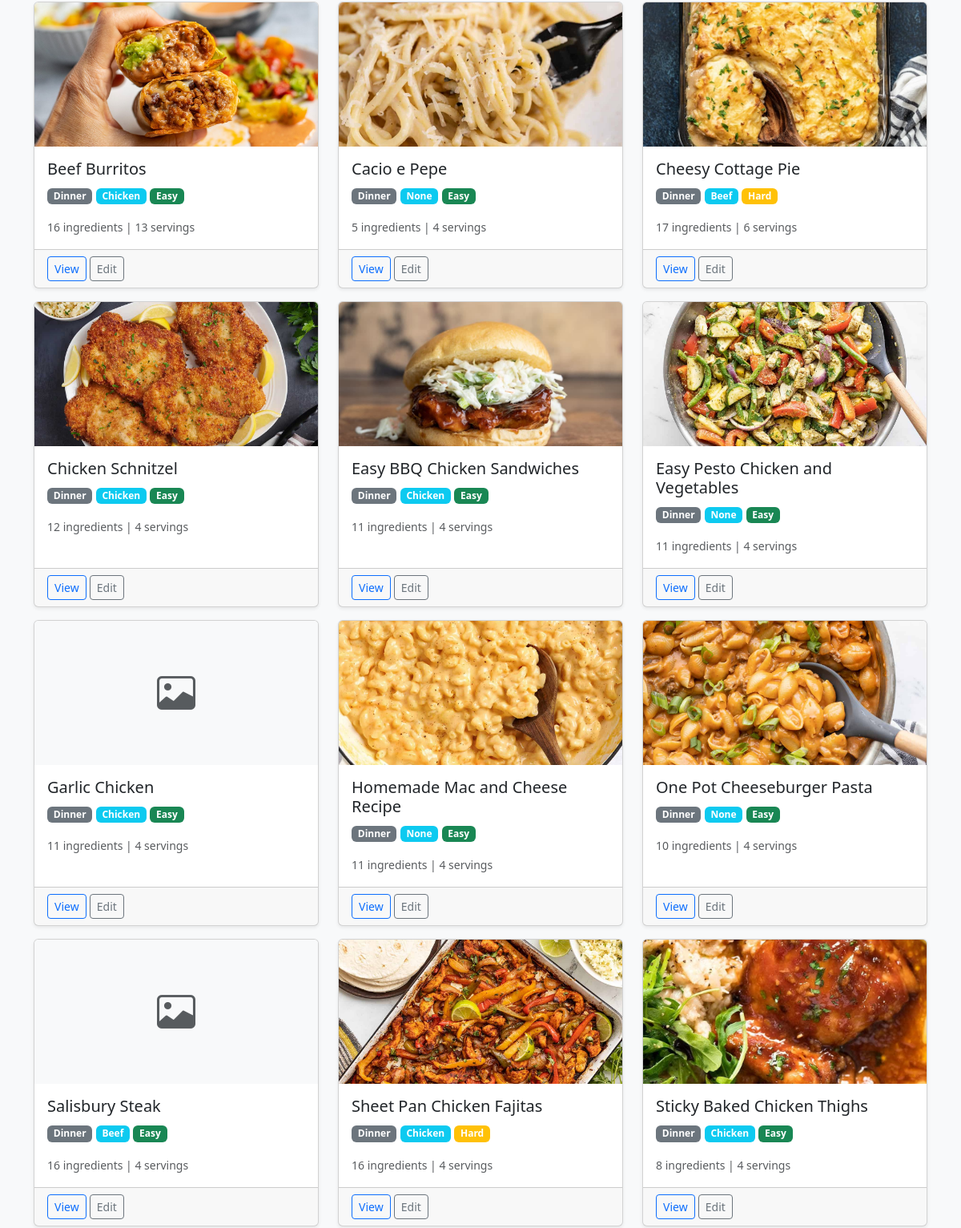
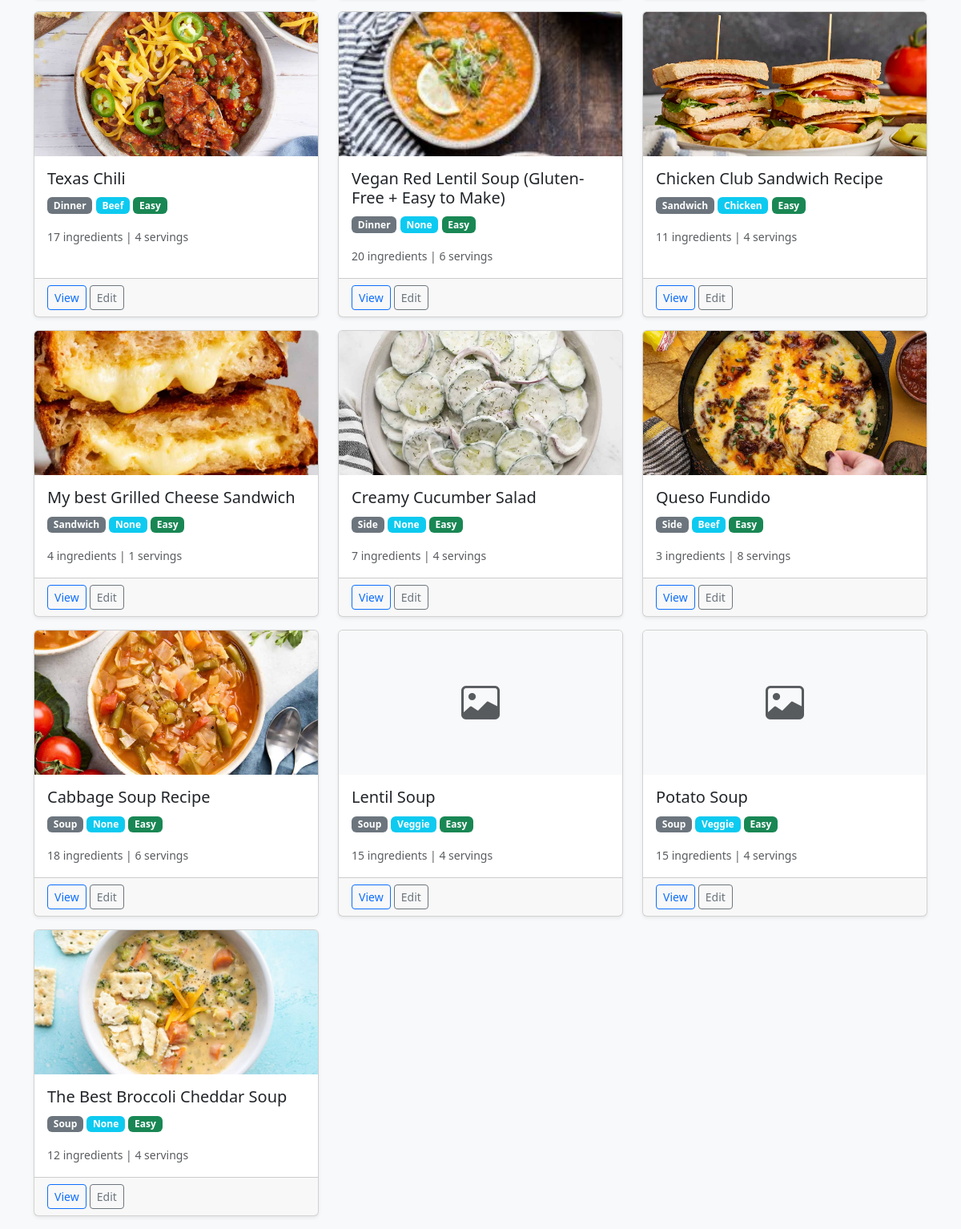
Page /recipes (lower part) on the earlier database version (2 pictures, top to bottom).
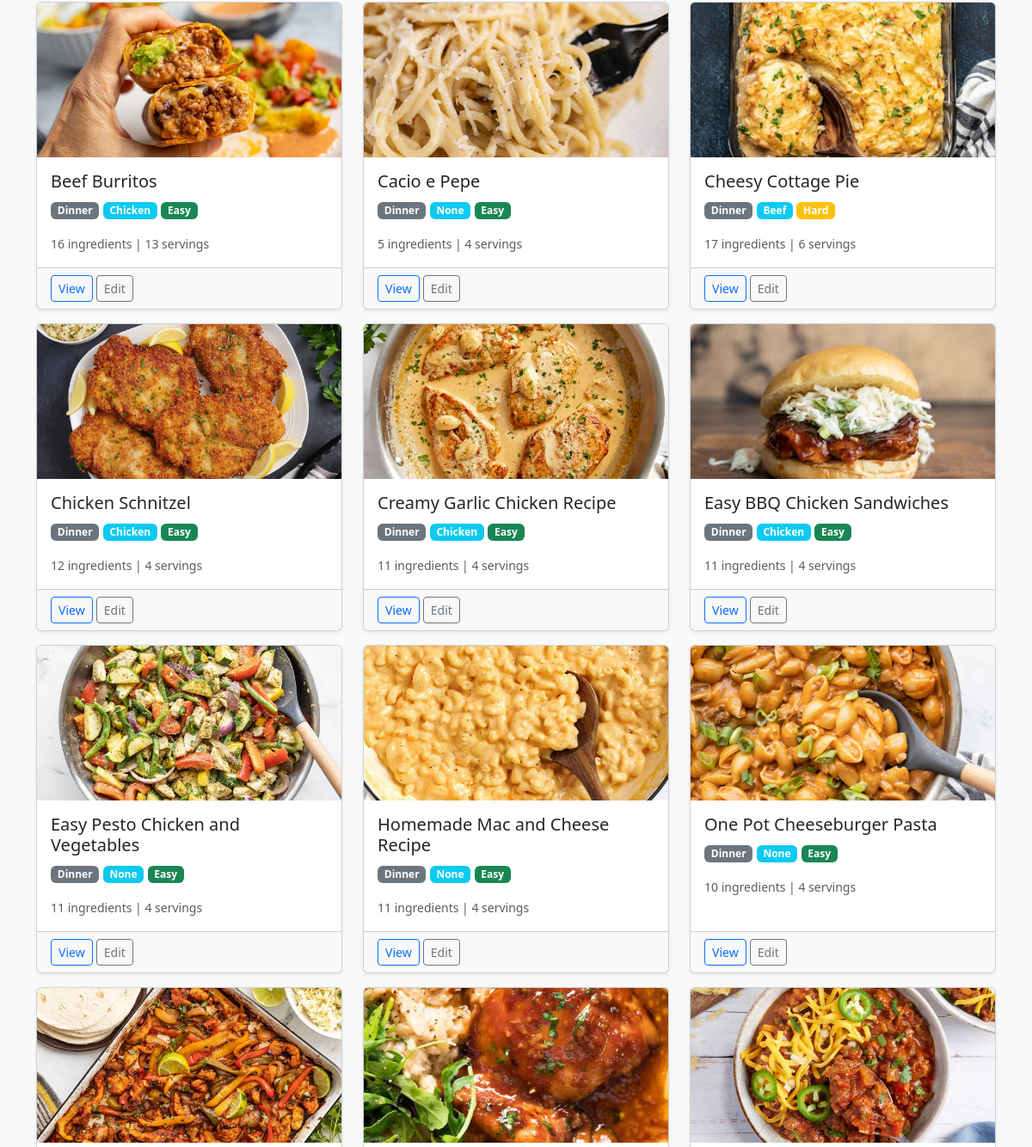
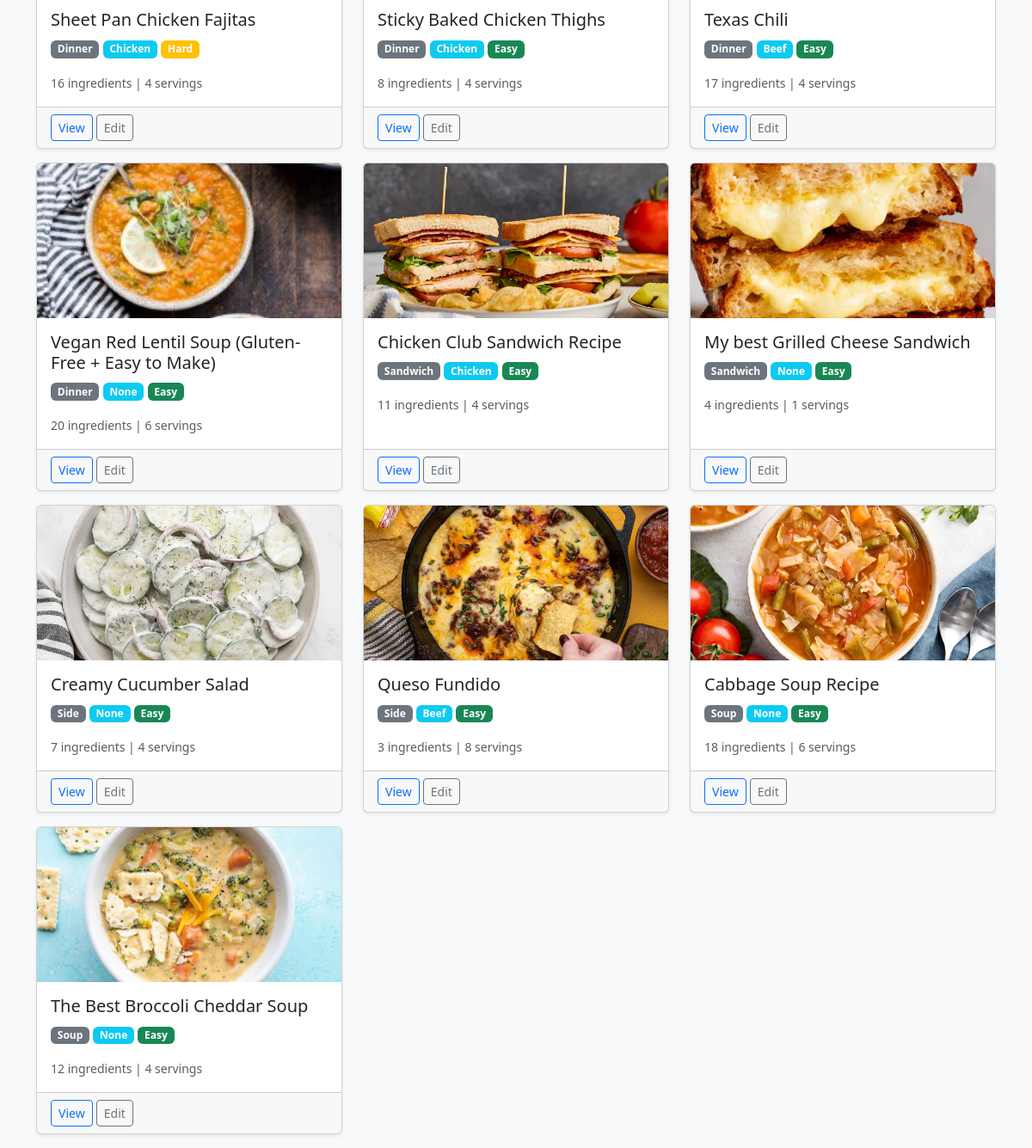
Same page on the later database version (2 pictures, top to bottom).
### app.py (models this page shows)
class Recipe(db.Model):
    id = db.Column(db.Integer, primary_key=True)
    name = db.Column(db.String(100), unique=True, nullable=False, index=True)
    category = db.Column(db.String(50), default='Dinner', index=True)
    difficulty = db.Column(db.String(20), default='Easy')
    protein_type = db.Column(db.String(20), default='None', index=True)
    servings = db.Column(db.Integer, default=4)
    instructions = db.Column(db.Text, default='')
    image = db.Column(db.String(255), default='')
    source_url = db.Column(db.String(500), default='')
    ingredients = db.relationship('RecipeIngredient', backref='recipe', lazy=True, cascade='all, delete-orphan')

### app.py (the view)
@app.route('/recipes')
def recipes_list():
    category = request.args.get('category', 'all')
    if category == 'all':
        recipes = Recipe.query.order_by(Recipe.category, Recipe.name).all()
    else:
        recipes = Recipe.query.filter_by(category=category).order_by(Recipe.name).all()
    categories = db.session.query(Recipe.category).distinct().all()
    return render_template('recipes.html', recipes=recipes, categories=[c[0] for c in categories], selected_category=category)

### templates/recipes.html (shortened to what this page needs)
{% extends 'base.html' %}
{% block content %}
<div class="row">
    {% for recipe in recipes %}
    <div class="col-md-4 mb-3">
        <div class="card h-100">
            {% if recipe.image %}
            <img src="{{ url_for('static', filename='uploads/' + recipe.image) }}" class="card-img-top" alt="{{ recipe.name }}" style="height: 180px; object-fit: cover;">
            {% else %}
            <div class="card-img-top bg-light d-flex align-items-center justify-content-center" style="height: 180px;">
                <i class="bi bi-image text-muted" style="font-size: 3rem;"></i>
            </div>
            {% endif %}
            <div class="card-body">
                <h5 class="card-title">{{ recipe.name }}</h5>
                <p class="card-text">
                    <span class="badge bg-secondary">{{ recipe.category }}</span>
                    <span class="badge bg-info">{{ recipe.protein_type }}</span>
                    <span class="badge {{ 'bg-warning' if recipe.difficulty == 'Hard' else 'bg-success' }}">{{ recipe.difficulty }}</span>
                </p>
                <p class="card-text text-muted">
                    <small>{{ recipe.ingredients|length }} ingredients | {{ recipe.servings }} servings</small>
                </p>
            </div>
            <div class="card-footer">
                <a href="{{ url_for('recipe_view', id=recipe.id) }}" class="btn btn-sm btn-outline-primary">View</a>
                <a href="{{ url_for('recipe_edit', id=recipe.id) }}" class="btn btn-sm btn-outline-secondary">Edit</a>
            </div>
        </div>
    </div>
    {% else %}
    <div class="col-12">
        <p class="text-muted">No recipes found. <a href="{{ url_for('recipe_add') }}">Add your first recipe!</a></p>
    </div>
    {% endfor %}
</div>
{% endblock %}

### templates/base.html (shortened to what this page needs)
<!DOCTYPE html>
<html lang="en">
<head>
    <link href="https://cdn.jsdelivr.net/npm/bootstrap@5.3.0/dist/css/bootstrap.min.css" rel="stylesheet">
    <link href="https://cdn.jsdelivr.net/npm/bootstrap-icons@1.10.0/font/bootstrap-icons.css" rel="stylesheet">
    <link href="{{ url_for('static', filename='css/style.css') }}" rel="stylesheet">
</head>
<body>
    <div class="container">
        {% block content %}{% endblock %}
    </div>
</body>
</html>

### static/css/style.css (style rules this page uses)
body { background-color: #f8f9fa; }
.card { box-shadow: 0 0.125rem 0.25rem rgba(0, 0, 0, 0.075); }

Differences in the rows shown:
removed Recipe: name "Garlic Chicken", category "Dinner", protein_type "Chicken", difficulty "Easy", ingredients|length "11", servings "4"
removed Recipe: name "Salisbury Steak", category "Dinner", protein_type "Beef", difficulty "Easy", ingredients|length "16", servings "4"
removed Recipe: name "Lentil Soup", category "Soup", protein_type "Veggie", difficulty "Easy", ingredients|length "15", servings "4"
removed Recipe: name "Potato Soup", category "Soup", protein_type "Veggie", difficulty "Easy", ingredients|length "15", servings "4"
added Recipe: image (picture), name "Creamy Garlic Chicken Recipe", category "Dinner", protein_type "Chicken", difficulty "Easy", ingredients|length "11", servings "4"
